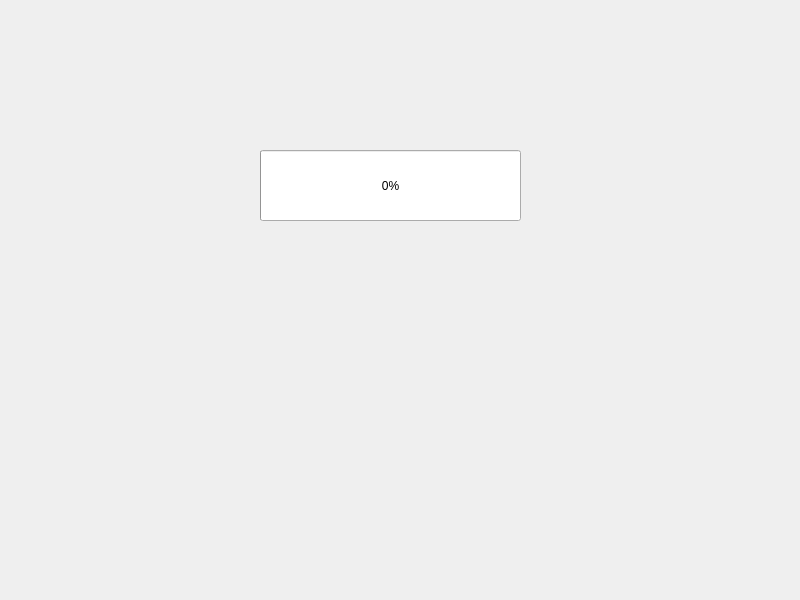
<?xml version="1.0" encoding="UTF-8"?>
<ui version="4.0">
 <class>Widget</class>
 <widget class="QWidget" name="Widget">
  <property name="geometry">
   <rect>
    <x>0</x>
    <y>0</y>
    <width>800</width>
    <height>600</height>
   </rect>
  </property>
  <property name="windowTitle">
   <string>Widget</string>
  </property>
  <widget class="QProgressBar" name="progressBar">
   <property name="geometry">
    <rect>
     <x>260</x>
     <y>150</y>
     <width>261</width>
     <height>71</height>
    </rect>
   </property>
   <property name="value">
    <number>0</number>
   </property>
  </widget>
 </widget>
 <resources/>
 <connections/>
</ui>
